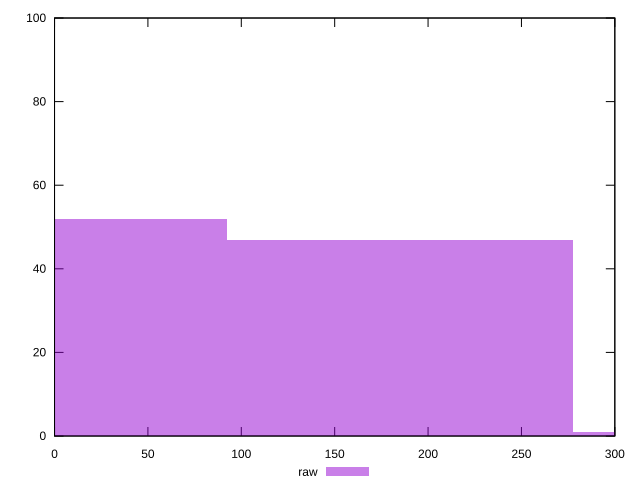

The script that saved this image:
reset

$raw <<EOF
184.95969880571585 47
0 52
369.9193976114317 1
EOF

set key outside below
set boxwidth 184.95969880571585
set xrange [0:300]
set yrange [0:100]
set trange [0:100]
set style fill transparent solid 0.5 noborder
set terminal svg size 640, 490 enhanced background rgb 'white'
set output "report_00018_2021-02-10T15-25-16.877Z/uses-http2/samples/pages+cached/raw/histogram.svg"

plot $raw title "raw" with boxes

reset
